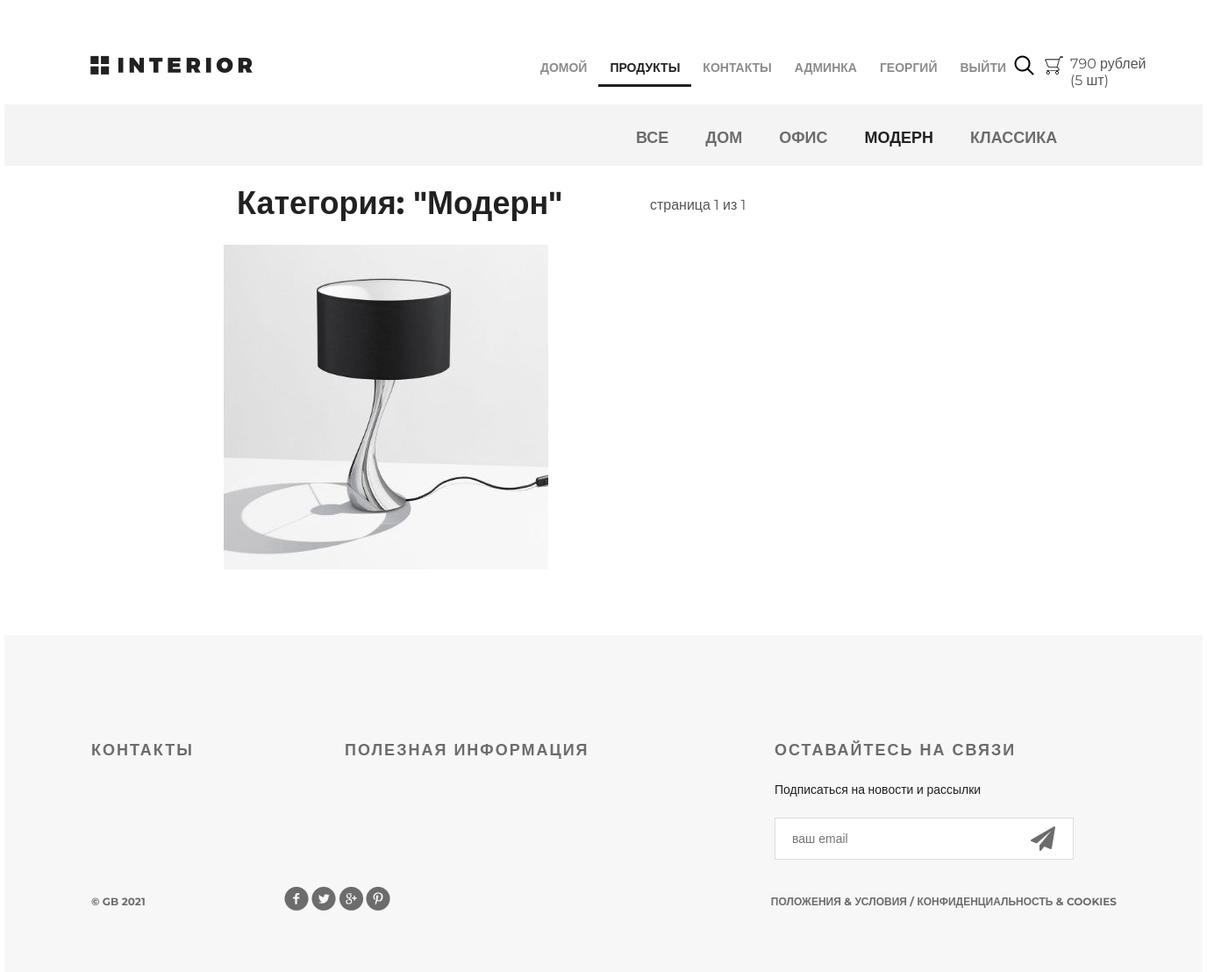
Page /products/3/ (signed in) on the earlier database version.
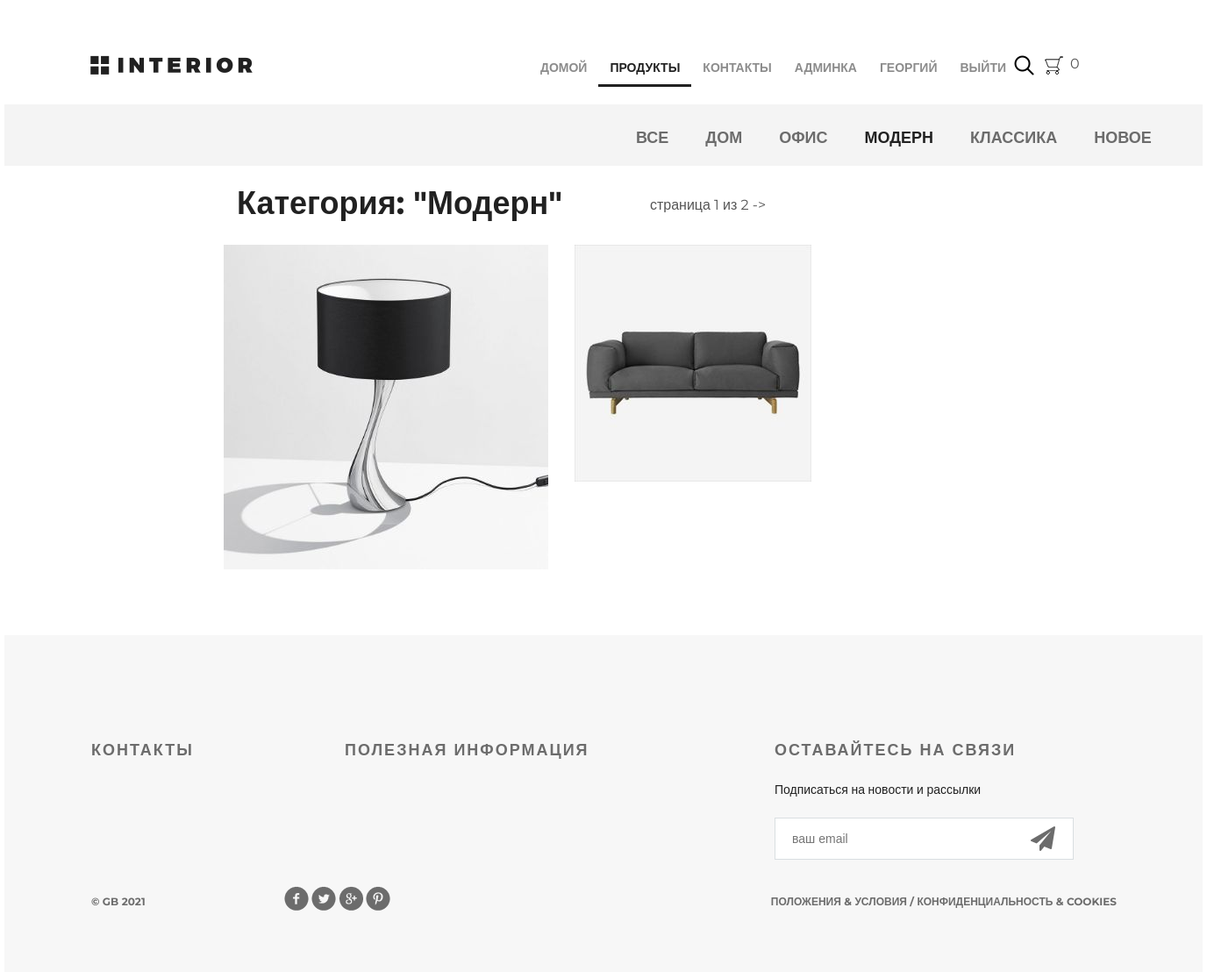
Same page on the later database version.
### authapp/models.py (models this page shows, shortened)
class ShopUser(AbstractUser):
    avatar = models.ImageField(upload_to='users', blank=True)
    age = models.PositiveSmallIntegerField(default=18, verbose_name='Возраст')

### basketapp/models.py (models this page shows)
class Basket(models.Model):
    user = models.ForeignKey(settings.AUTH_USER_MODEL, on_delete=models.CASCADE, related_name='basket')
    product = models.ForeignKey(Product, on_delete=models.CASCADE)
    quantity = models.PositiveSmallIntegerField(default=0)
    created_at = models.DateField(auto_now_add=True)
    @property
    def cost_product(self):
        return self.product.price * self.quantity
    @property
    def total_quantity(self):
        items = Basket.objects.filter(user=self.user)
        _total_quantity = sum(list(map(lambda x: x.quantity, items)))
        return _total_quantity
    @property
    def total_cost(self):
        items = Basket.objects.filter(user=self.user)
        _total_cost = sum(list(map(lambda x: x.cost_product, items)))
        return _total_cost

### mainapp/models.py (models this page shows, shortened)
class Product(models.Model):
    category = models.ForeignKey(ProductCategory, on_delete=models.CASCADE)
    name = models.CharField(max_length=128, verbose_name='Название')
    image = models.ImageField(upload_to='products_images', blank=True)
    short_desc = models.CharField(max_length=255, blank=True)
    description = models.TextField(verbose_name='Описание')
    price = models.DecimalField(max_digits=8, decimal_places=2, verbose_name='Цена', default=0)
    quantity = models.PositiveSmallIntegerField(default=0, verbose_name='Количество')
    is_active = models.BooleanField(default=True)
    class Meta:
        verbose_name = 'продукт'
        verbose_name_plural = 'продукты'

class ProductCategory(models.Model):
    name = models.CharField(max_length=64, unique=True, verbose_name='Название')
    description = models.TextField(verbose_name='Описание')
    is_active = models.BooleanField(default=True)
    class Meta:
        verbose_name = 'категория'
        verbose_name_plural = 'категории'

### mainapp/views.py (the view, shortened to what this page needs)
# urls.py: path('products/<int:pk>', adminapp.ProductsListView.as_view(), name='products'),
def products(request, pk=None, page=1):
    links_menu = ProductCategory.objects.filter(is_active=True)
    title = 'Товары'
    if pk is not None:
        if pk == 0:
            product_list = Product.objects.filter(is_active=True)
            category = {'name': 'все продукты', 'pk': 0}
        else:
            category = get_object_or_404(ProductCategory, pk=pk)
            product_list = Product.objects.filter(is_active=True, category__pk=pk)
        paginator = Paginator(product_list, 2)
        try:
            products_paginator = paginator.page(page)
        except PageNotAnInteger:
            products_paginator = paginator.page(1)
        except EmptyPage:
            products_paginator = paginator.page(paginator.num_pages)
        context = {
            'product_list': products_paginator,
            'category': category,
            'title': title,
            'links_menu': links_menu,
            'basket': user_basket(request.user)
            }
        return render(request, 'mainapp/products_list.html', context)

### mainapp/views.py (called while the page is built)
def user_basket(user):
    if user.is_authenticated:
        return Basket.objects.filter(user=user)

### mainapp/templates/mainapp/products_list.html (shortened to what this page needs)
{% extends 'mainapp/base.html' %}
{% load static %}
{% block content %}
    <div class="hero-white">
        <div class="header clearfix">
            {% include 'mainapp/includes/inc_main_menu.html' %}
        </div>
    </div>
    <div class="details">
        <div class="links clearfix">
            {% include 'mainapp/includes/inc_products_menu.html' %}
        </div>
        <div class="products_list">
            <div class="title clearfix">
                <h2>
                    Категория: "{{ category.name|title }}"
                </h2>
                <div class="paginator">
                <span class="current">
                    страница {{ product_list.number }} из {{ product_list.paginator.num_pages }}
                </span>
                    {% if product_list.has_next %}
                         <a href="{% url 'products:product_paginate' category.pk product_list.next_page_number %}">-></a>
                    {% endif %}
                </div>
            </div>
            <div class="category-products clearfix">
                {% for product in product_list %}
                    <div class="block">
                        <a href="{% url 'products:product' product.pk %}">
                            <img src="/media/{{ product.image|default:'products_images/default.jpg' }}" alt="product">
                        </a>
                    </div>
                {% endfor %}
            </div>
        </div>
    </div>
{% endblock %}

### mainapp/templates/mainapp/base.html (shortened to what this page needs)
{% load static %}
<!DOCTYPE html>
<html>
<head>
    {% block css %}
	<link rel="stylesheet" type="text/css" href="{% static 'css/style.css' %}">
	<link rel="stylesheet" href="{% static 'fonts/font-awesome/css/font-awesome.css' %}">
    {% endblock %}
</head>
<body>
	<div class="container">
      {% block content %}
      {% endblock %}
		<div class="clr"></div>
	</div>
    {% block footer %}
    <div class="footer">
        <div class="clearfix">
            <div class="text-footer">
                <h3>контакты</h3>
            </div>
            <div class="text-footer">
                <h3>полезная информация</h3>
            </div>
            <div class="text-footer clearfix">
                <h3>Оставайтесь на связи</h3>
                <p>Подписаться на новости и рассылки</p>
                <form>
                    <input type="email" name="email" placeholder="ваш email">
                    <a href="#"><i class="fa fa-paper-plane fa-2x" aria-hidden="true"></i></a>
                </form>
            </div>
        </div>
        <p class="small">&copy; GB {% now 'Y' %}</p>
        <div class="social">
            <a href="#" class="social1"></a>
            <a href="#" class="social2"></a>
            <a href="#" class="social3"></a>
            <a href="#" class="social4"></a>
        </div>
        <p class="small">Положения &amp; Условия  /  Конфиденциальность &amp; Cookies</p>
    </div>
    {% endblock %}
</body>
</html>

### mainapp/templates/mainapp/includes/inc_main_menu.html
{% load static %}
<a href="{% url 'index' %}" class="logo"></a>
<ul class="menu">
    <li><a href="{% url 'index' %}"
           class="{% if request.resolver_match.url_name == 'index' %}active{% endif %}">домой</a></li>
    <li><a href="{% url 'products:products' %}"
           class="{% if request.resolver_match.namespace == 'products' %}active{% endif %}">продукты</a></li>
    <li><a href="{% url 'contact' %}" class="{% if request.resolver_match.url_name == 'contact' %}active{% endif %}">контакты</a>
    </li>
    {% if user.is_authenticated %}
        {% if user.is_superuser %}
            <li><a href="{% url 'adminapp:users' %}">Админка</a></li>
        {% endif %}
        <li><a href="{% url 'authapp:edit' %}">{% if user.first_name %} {{ user.first_name }} {% else %}
            Пользователь{% endif %}</a></li>
        <li><a href="{% url 'authapp:logout' %}">выйти</a></li>
    {% else %}
        <li><a href="{% url 'authapp:register' %}">регистрация</a></li>
        <li><a href="{% url 'authapp:login' %}">войти</a></li>
    {% endif %}
</ul>
<a href="#" class="search"></a>
<a href="{% url 'basketapp:basket' %}" class="basket">
<span>
    {% if basket %}
        {{ basket.0.total_cost|floatformat:0 }} рублей
        <br>
        ({{ basket.0.total_quantity }} шт)
    {% else %} 0
    {% endif %}
</span>
</a>

### mainapp/templates/mainapp/includes/inc_products_menu.html
<div class="links clearfix">
  <ul class="links-menu">
    <li><a href="{% url 'products:category' 0 %}" class="{% if request.resolver_match.kwargs.pk == 0 %}active{% endif %}">Все</a></li>
    {% for item in links_menu %}
      <li><a href="{% url 'products:category' item.pk %}" class="{% if request.resolver_match.kwargs.pk == item.pk %}active{% endif %}">{{item.name}}</a></li>
    {% endfor %}
  </ul>
</div>

Differences in the rows shown:
removed Basket: user+product+quantity "790", user+quantity "5"
added ProductCategory: name "НОВОЕ"
added Product: shows a picture
Other differences:
{{ product_list.paginator.num_pages }}: "1" → "2"
text no longer shown: "рублей ( шт)"
text now shown: "0 ->"
